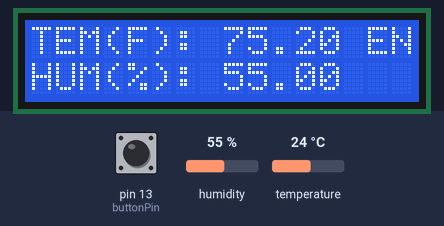
Simulated run of this sketch. Board: Arduino Uno, built with avr-gcc and run on an emulated ATmega328P. On the bench: 16×2 character LCD. Inputs (shaded band) come from the test bench; at power-on: pin 13 (buttonPin) LOW, humidity 55 %, temperature 24 °C.

Above: at 1.2 s.
1.3 s: pin 13 (buttonPin) pulled HIGH for 3.2 s
At 2.0 s:
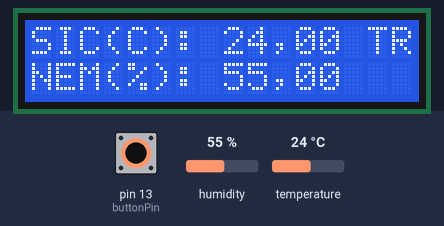
6.0 s: humidity set to 22 %
At 7.9 s:
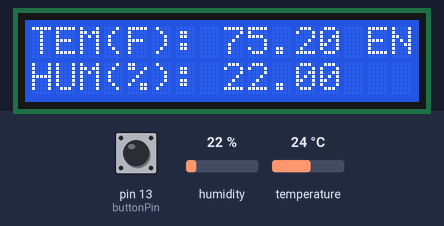
8.2 s: temperature set to 12 °C
At 9.9 s:
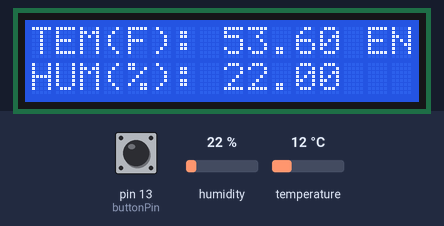
10.2 s: pin 13 (buttonPin) pulled HIGH for 0.65 s
At 10.6 s:
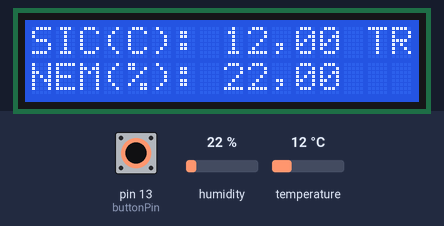
12.3 s: humidity set to 40 %
At 13.7 s:
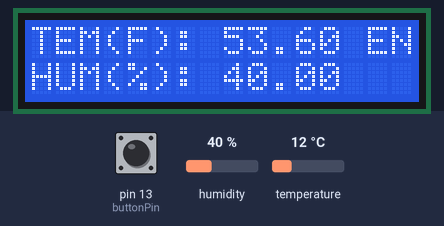
14.3 s: temperature set to 19 °C
At 15.6 s:
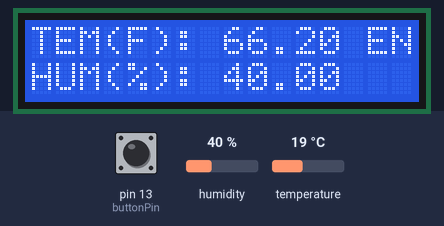
Timing chart, 0 to 17.3 s (numbered marks = the images above; inputs shaded):
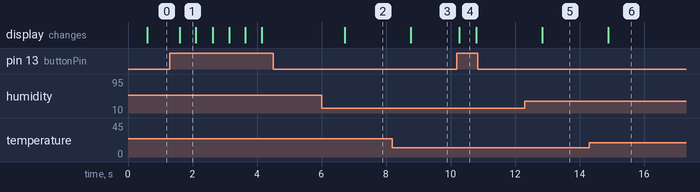

The sketch:

DHT11-Monitor.ino
```cpp
// include the library code:
#include <LiquidCrystal.h>
#include "DHT.h"
boolean flag = true;
boolean state = true;

// set the DHT Pin
#define DHTPIN 8
const int buttonPin = 13;
int buttonState = 0;

// initialize the library with the numbers of the interface pins
LiquidCrystal lcd(12, 11, 5, 4, 3, 2);
#define DHTTYPE DHT11
DHT dht(DHTPIN, DHTTYPE);

void setup() {
  pinMode(buttonPin, INPUT);
  // set up the LCD's number of columns and rows:
  lcd.begin(16, 2);
  dht.begin();
}

void loop() {
  String hum = "";     // empty string
  String tem = "";     // empty string
  delay(500);

  // read the state of the pushbutton value:
  buttonState = digitalRead(buttonPin);
  if (buttonState == HIGH) {
    if (flag==true){
      flag = false;
    }
    else {
      flag = true;
    }
  }

  // read humidity
  float h = dht.readHumidity();
  float f;
  if (flag==true){
    //read temperature in Fahrenheit
    f = dht.readTemperature(true);
  }
  else {
    //read temperature in Celcius
    f = dht.readTemperature();
  }

  if (isnan(h) || isnan(f)) {
    lcd.print("ERROR");
    return;
  }

  if(flag==false) {

    hum.concat(h);
    hum.replace('.',',');

    tem.concat(f);
    tem.replace('.',',');
  }


  if (flag == true){
    // Print a message to the LCD.
    lcd.setCursor(0, 0);
    lcd.print("TEM(F):");
    lcd.setCursor(14, 0);
    lcd.print("EN");
    lcd.setCursor(0, 1);
    lcd.print("HUM(%):");
  }
  else {
    lcd.setCursor(0, 0);
    lcd.print("SIC(C):");
    lcd.setCursor(14, 0);
    lcd.print("TR");
    lcd.setCursor(0, 1);
    lcd.print("NEM(%):");
  }

 if (flag == true) {
    if(h>100){
      lcd.setCursor(7, 0);
      lcd.print(f);
    }
    else{
      lcd.setCursor(8, 0);
      lcd.print(f);
    }

    if(f>100){
      lcd.setCursor(7, 1);
      lcd.print(h);
    }
    else{
      lcd.setCursor(8, 1);
      lcd.print(h);
    }
 }
 else {
    if(h>100){
      lcd.setCursor(7, 0);
      lcd.print(tem);
    }
    else{
      lcd.setCursor(8, 0);
      lcd.print(tem);
    }

    if(f>100){
      lcd.setCursor(7, 1);
      lcd.print(hum);
    }
    else{
      lcd.setCursor(8, 1);
      lcd.print(hum);
    }
 }
}
```

Measured:
- after the input at 1.3 s, the display: changes after 0.30 s (image 1)
- after the input at 6.0 s, the display: changes after 0.72 s (image 2)
- after the input at 8.2 s, the display: changes after 0.56 s (image 3)
- after the input at 10.2 s, the display: changes after 0.07 s (image 4)
- after the input at 12.3 s, the display: changes after 0.55 s (image 5)
- after the input at 14.3 s, the display: changes after 0.59 s (image 6)
- what the display in image 1 shows lasts 0.5 s, from 1.6 s to 2.1 s
